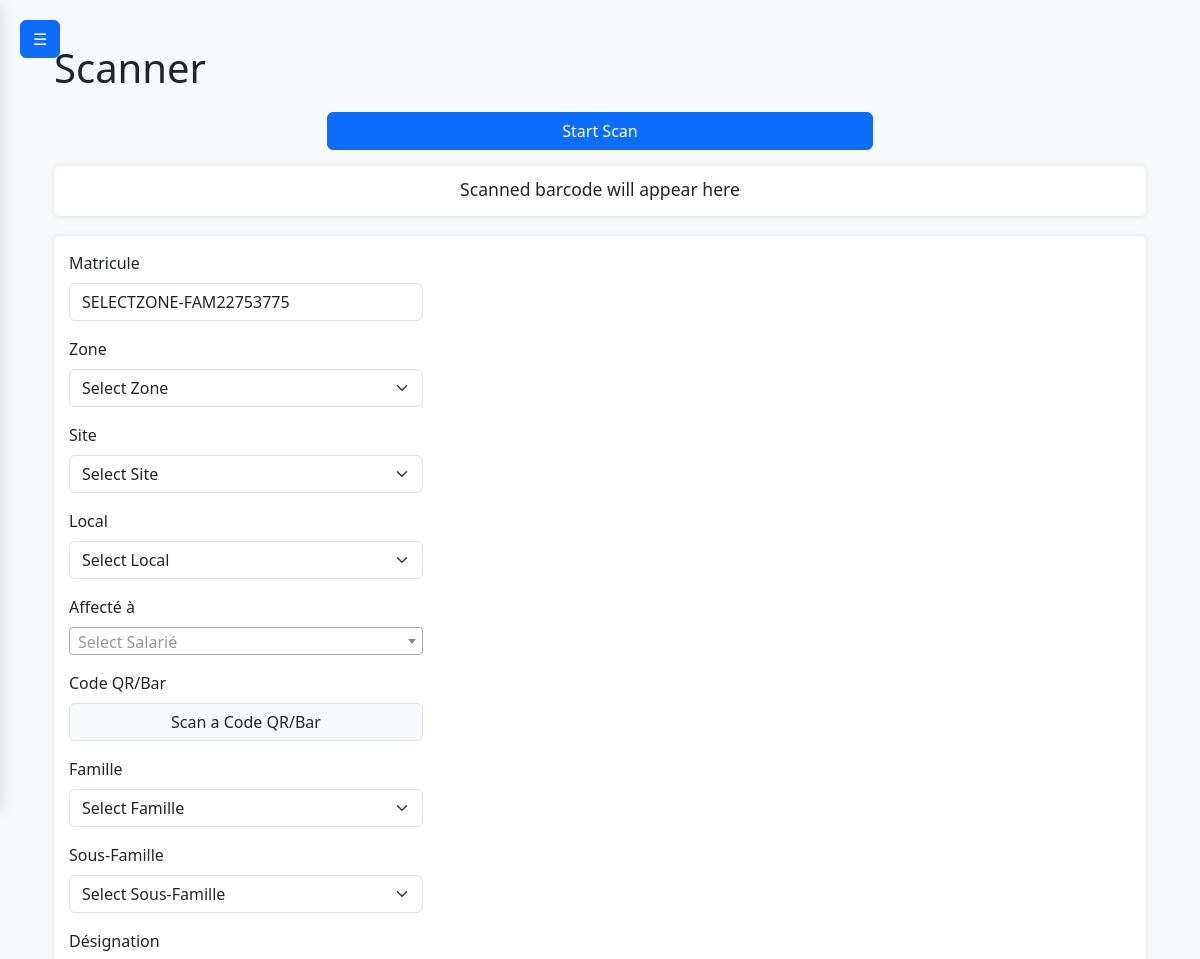
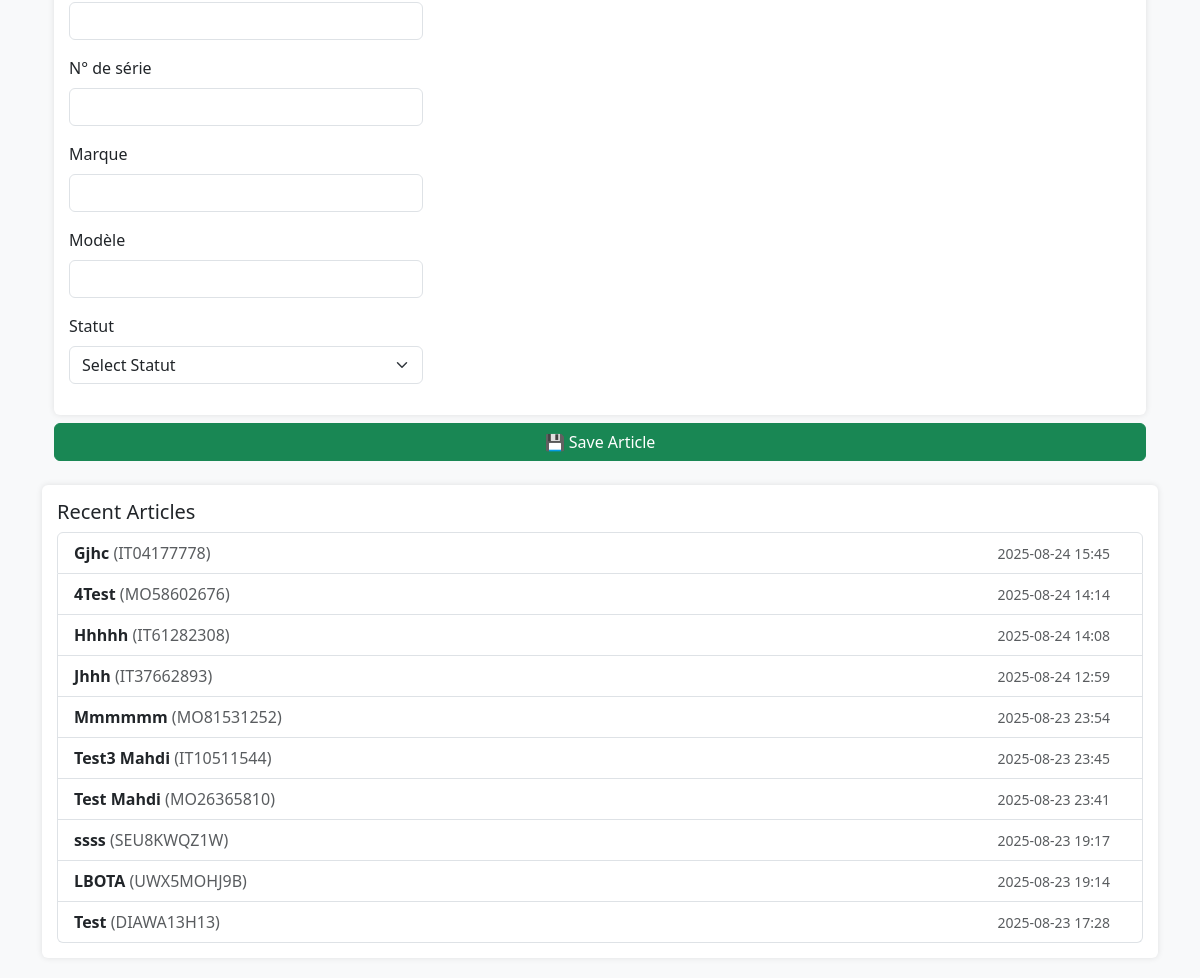
The page /scanner (signed in) on the database its author committed (2 pictures, top to bottom).
### main.py (models this page shows)
class Article(db.Model):
    id = db.Column(db.Integer, primary_key=True)
    matricule = db.Column(db.String(100), unique=True, nullable=False)
    designation = db.Column(db.String(200), nullable=False)
    serial_number = db.Column(db.String(150))
    marque = db.Column(db.String(150))
    modele = db.Column(db.String(150))
    image = db.Column(db.String(200))
    qr_code = db.Column(db.String(150))
    zone_id = db.Column(db.Integer, db.ForeignKey('zone.id'), nullable=True)
    zone = db.relationship('Zone', backref='articles')
    site_id = db.Column(db.Integer, db.ForeignKey('site.id'), nullable=True)
    site = db.relationship('Site', backref='articles')
    local_id = db.Column(db.Integer, db.ForeignKey('locaux.id'), nullable=True)
    local = db.relationship('Locaux', backref='articles')
    famille_id = db.Column(db.Integer, db.ForeignKey('famille.id'), nullable=True)
    famille = db.relationship('Famille', backref='articles')
    sous_famille_id = db.Column(db.Integer, db.ForeignKey('sous_famille.id'), nullable=True)
    sous_famille = db.relationship('SousFamille', backref='articles')
    affecte_a = db.Column(db.String(150))
    statut = db.Column(db.String(50))  # <-- Add this
    timestamp = db.Column(db.DateTime, default=lambda: datetime.utcnow() + timedelta(hours=1))

### main.py (the view, shortened to what this page needs)
@app.route('/scanner', methods=['GET', 'POST'])
@login_required
def scanner_page():
    barcode = request.args.get('barcode')
    article = None
    if barcode:
        article = Article.query.filter_by(qr_code=barcode).first()
    familles = [{"id": f.id, "nom": f.nom, "code": f.code} for f in Famille.query.order_by(Famille.nom).all()]
    sous_familles = [{"id": sf.id, "nom": sf.nom, "famille_id": sf.famille_id} for sf in SousFamille.query.order_by(SousFamille.nom).all()]
    sites = [{"id": s.id, "nom": s.nom} for s in Site.query.order_by(Site.nom).all()]
    zones = Zone.query.order_by(Zone.nom).all()
    locaux = Locaux.query.order_by(Locaux.nom).all()
    history = Article.query.order_by(Article.id.desc()).limit(10).all()
    salaries = Salarie.query.order_by(Salarie.nom_prenom).all()
    return render_template(
        'scanner.html',
        familles=familles,
        sous_familles=sous_familles,
        sites=sites,
        zones=zones,
        locaux=locaux,
        articles=history,
        article=article,
        salaries=salaries
    )

### main.py (called while the page is built)
@login_manager.user_loader
def load_user(user_id):
    return db.session.get(User, int(user_id))

### templates/scanner.html (shortened to what this page needs)
{% extends "base.html" %}
{% block styles %}
<link href="https://cdn.jsdelivr.net/npm/bootstrap@5.3.0/dist/css/bootstrap.min.css" rel="stylesheet">
<link href="https://cdn.jsdelivr.net/npm/select2@4.1.0-rc.0/dist/css/select2.min.css" rel="stylesheet" />
{% endblock %}
{% block content %}
<div class="container-fluid">
  <div class="d-flex justify-content-between align-items-center mb-3">
    <h1 class="mb-0">Scanner</h1>
  </div>
  <div class="d-flex justify-content-center mb-3">
    <button id="btnStartQR" class="btn btn-primary w-50">Start Scan</button>
  </div>
  <div id="resultBox" class="text-center">Scanned barcode will appear here</div>
  <div class="form-section">
    <form method="POST" id="scannerForm">
        <div class="col-md-4 mb-3">
          <label class="form-label">Matricule</label>
<input type="text" id="matriculeInput" name="matricule" class="form-control" readonly>
        </div>
                    <div class="col-md-4 mb-3">
                        <label class="form-label">Zone</label>
<select name="zone" id="zoneSelect" class="form-select" required>
  <option value="">Select Zone</option>
</select>
                    </div>
                    <div class="col-md-4 mb-3">
                        <label class="form-label">Site</label>
<select name="site" id="siteSelect" class="form-select" required>
  <option value="">Select Site</option>
</select>
                    </div>
                    <div class="col-md-4 mb-3">
                        <label class="form-label">Local</label>
<select name="local" id="localSelect" class="form-select">
  <option value="">Select Local</option>
</select>
                    </div>
<div class="col-md-4 mb-3">
    <label class="form-label">Affecté à</label>
</div>
                    <div class="col-md-4 mb-3">
                        <label class="form-label">Code QR/Bar</label>
                          <div id="qrDisplay" class="form-control bg-light text-center" style="height: 38px;">
                            {{ article.qr_code if article else 'Scan a Code QR/Bar'}}
                        </div>
                        </div>
                    <div class="col-md-4 mb-3">
                        <label class="form-label">Famille</label>
<select name="famille" class="form-select" id="familleSelect" required>
  <option value="">Select Famille</option>
</select>
                    </div>
                    <div class="col-md-4 mb-3">
                        <label class="form-label">Sous-Famille</label>
<select name="sous_famille" class="form-select" id="sousFamilleSelect" required>
  <option value="">Select Sous-Famille</option>
</select></select>
                    </div>
                    <div class="col-md-4 mb-3">
                        <label class="form-label">Désignation</label>
                        <input type="text" name="designation" class="form-control" value="{{ article.designation if article else '' }}">
                    </div>
                    <div class="col-md-4 mb-3">
                        <label class="form-label">N° de série</label>
                        <input type="text" name="serial_number" class="form-control" value="{{ article.serial_number if article else '' }}">
                    </div>
<div class="col-md-4 mb-3">
    <label class="form-label">Marque</label>
    <input type="text" name="marque" id="marqueInput" class="form-control" value="">
</div>
<div class="col-md-4 mb-3">
    <label class="form-label">Modèle</label>
    <input type="text" name="modele" id="modeleInput" class="form-control" value="">
</div>
<div class="col-md-4 mb-3">
    <label class="form-label">Statut</label>
    <select name="statut" id="statutSelect" class="form-select" required>
        <option value="">Select Statut</option>
    </select>
</div>
                </div>
        <button type="submit" class="btn btn-success w-100 mt-2">💾 Save Article</button>
  </div>
  <div class="form-section mt-4">
    <h5>Recent Articles</h5>
    <ul class="list-group">
      {% for article in articles %}
      <li class="list-group-item d-flex justify-content-between align-items-center">
        <div>
          <strong>{{ article.designation }}</strong>
          <span class="text-muted">({{ article.matricule }})</span>
        </div>
        <div class="d-flex align-items-center">
          <small class="text-muted me-3">
            {{ article.timestamp.strftime("%Y-%m-%d %H:%M") }}
          </small>
        </div>
      </li>
      {% else %}
      <li class="list-group-item text-muted">No articles found.</li>
      {% endfor %}
    </ul>
  </div>
{% endblock %}

### static/clients.css (style rules this page uses)
:root { --primary-color: #4e73df; --secondary-color: #f8f9fc; --hover-color: #f1f3f9; --border-color: #e3e6f0; --text-muted: #6c757d; }
body { background-color: #f8f9fa; font-family: 'Segoe UI', Tahoma, Geneva, Verdana, sans-serif; }

### templates/scanner.html (style rules this page uses)
body { background: #f8f9fa; padding: 20px; }
#resultBox { margin-top: 10px; padding: 10px; background: #fff; border-radius: 6px; box-shadow: 0 0 6px rgb(0 0 0 / 10%); font-size: 1.1rem; min-height: 50px; }
.form-section { background: #fff; padding: 15px; border-radius: 6px; margin-top: 20px; box-shadow: 0 0 6px rgb(0 0 0 / 10%); }

### rows shown on the page
Article: designation "Gjhc", matricule "IT04177778", timestamp "2025-08-24 15:45"
Article: designation "4Test", matricule "MO58602676", timestamp "2025-08-24 14:14"
Article: designation "Hhhhh", matricule "IT61282308", timestamp "2025-08-24 14:08"
Article: designation "Jhhh", matricule "IT37662893", timestamp "2025-08-24 12:59"
Article: designation "Mmmmmm", matricule "MO81531252", timestamp "2025-08-23 23:54"
Article: designation "Test3 Mahdi", matricule "IT10511544", timestamp "2025-08-23 23:45"
Article: designation "Test Mahdi", matricule "MO26365810", timestamp "2025-08-23 23:41"
Article: designation "ssss", matricule "SEU8KWQZ1W", timestamp "2025-08-23 19:17"
Article: designation "LBOTA", matricule "UWX5MOHJ9B", timestamp "2025-08-23 19:14"
Article: designation "Test", matricule "DIAWA13H13", timestamp "2025-08-23 17:28"

### other values the page prints
{{ article.qr_code if article else 'Scan a Code QR/Bar' }} "Scan a Code QR/Bar"
